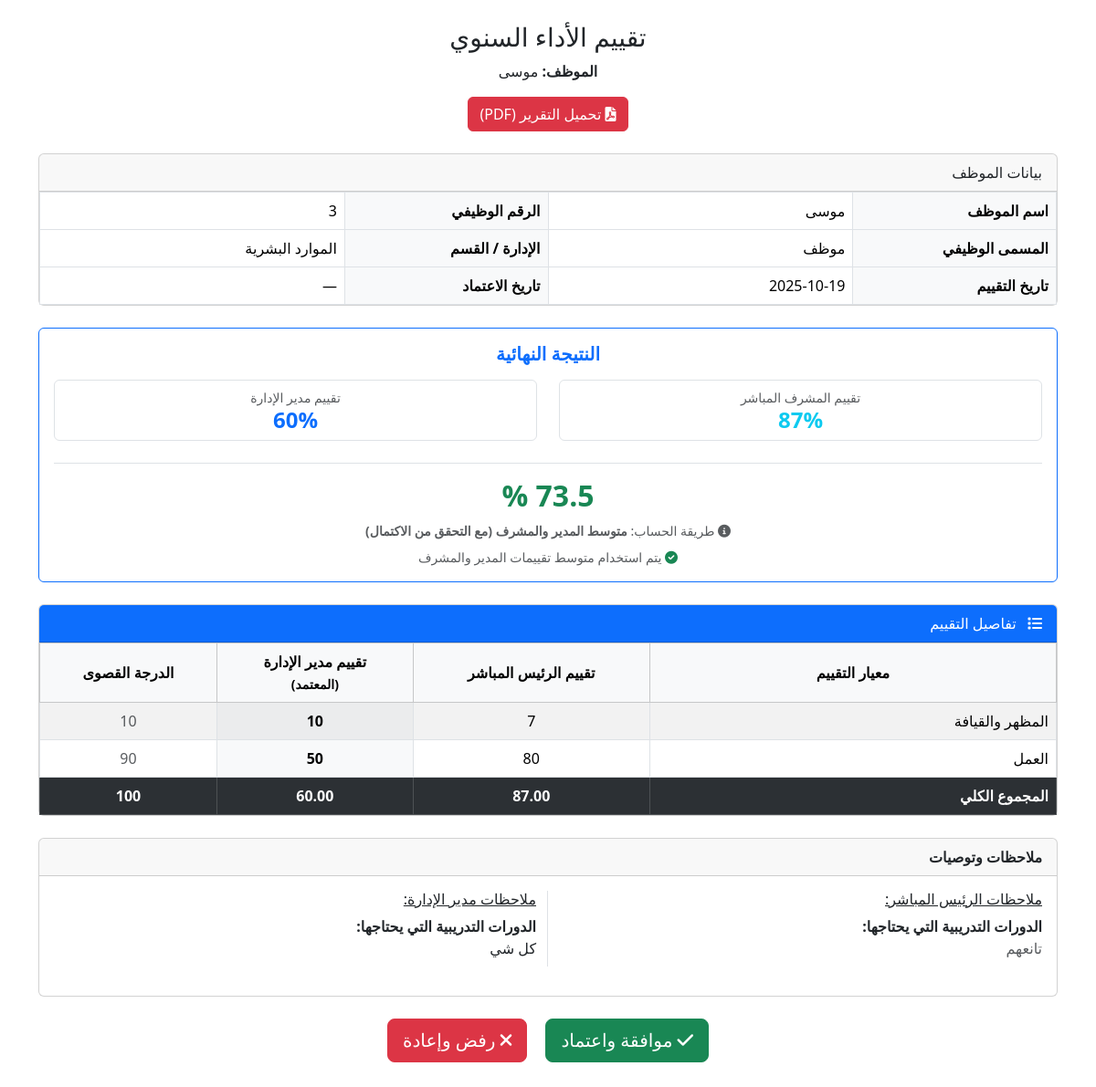
Before: /public/view-evaluation.php?token=984700bf6027bcbc0acc4a31c134981b (signed in) with the older database file.
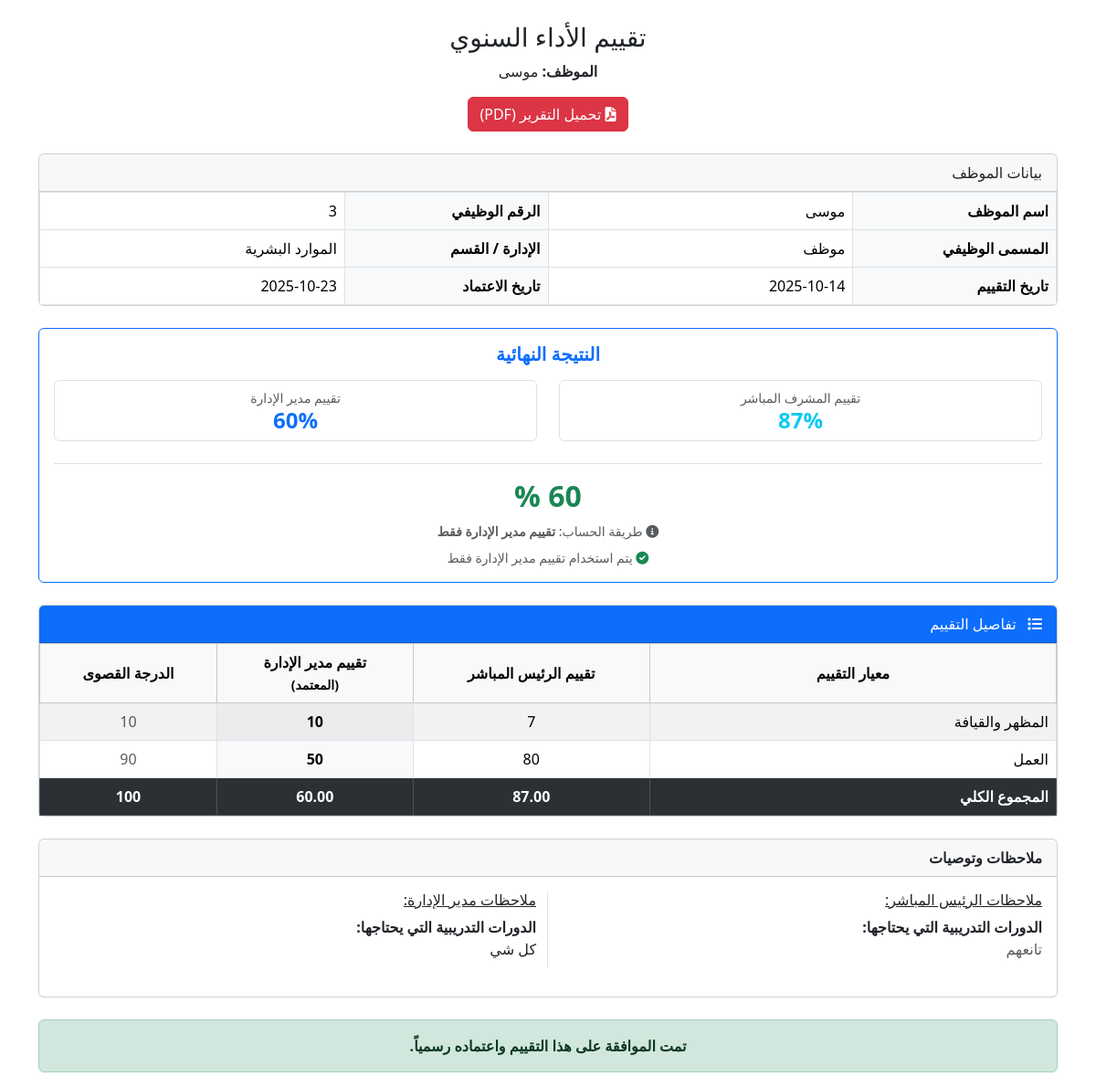
After: the same page with the newer database file.
### tables this page shows
CREATE TABLE `employee_evaluation_links` (
  `id` int(10) UNSIGNED NOT NULL,
  `employee_id` int(10) UNSIGNED NOT NULL,
  `cycle_id` int(10) UNSIGNED NOT NULL,
  `unique_token` varchar(36) NOT NULL COMMENT 'UUID فريد',
  `expires_at` datetime DEFAULT NULL COMMENT 'تاريخ انتهاء الصلاحية (اختياري)',
  `created_at` timestamp NOT NULL DEFAULT current_timestamp()
);

CREATE TABLE `employee_evaluations` (
  `id` int(10) UNSIGNED NOT NULL,
  `employee_id` int(10) UNSIGNED NOT NULL COMMENT 'الموظف المُقيَّم',
  `cycle_id` int(10) UNSIGNED NOT NULL,
  `evaluator_id` int(10) UNSIGNED NOT NULL COMMENT 'المُقيّم (مدير أو رئيس مباشر)',
  `evaluator_role` enum('manager','supervisor') NOT NULL,
  `status` enum('draft','submitted','approved','rejected') NOT NULL DEFAULT 'draft',
  `total_score` decimal(5,2) DEFAULT NULL COMMENT 'المجموع النهائي (0-100)',
  `created_at` timestamp NOT NULL DEFAULT current_timestamp(),
  `updated_at` timestamp NULL DEFAULT NULL ON UPDATE current_timestamp(),
  `accepted_at` datetime DEFAULT NULL
);

CREATE TABLE `users` (
  `id` int(10) UNSIGNED NOT NULL,
  `name` varchar(150) NOT NULL COMMENT 'الاسم الكامل',
  `email` varchar(100) NOT NULL COMMENT 'البريد الإلكتروني',
  `password` varchar(255) NOT NULL COMMENT 'كلمة المرور المشفرة',
  `role` enum('admin','manager','supervisor','employee','evaluator') NOT NULL COMMENT 'الدور',
  `department_id` int(10) UNSIGNED DEFAULT NULL COMMENT 'الإدارة',
  `manager_id` int(10) UNSIGNED DEFAULT NULL COMMENT 'مدير الإدارة (ID)',
  `supervisor_id` int(10) UNSIGNED DEFAULT NULL COMMENT 'الرئيس المباشر (ID)',
  `job_title` varchar(100) DEFAULT NULL COMMENT 'الوظيفة',
  `birth_date` date DEFAULT NULL COMMENT 'تاريخ الميلاد',
  `marital_status` varchar(20) DEFAULT NULL COMMENT 'الحالة الاجتماعية',
  `gender` enum('ذكر','أنثى') DEFAULT NULL COMMENT 'النوع',
  `status` enum('active','inactive') NOT NULL DEFAULT 'active' COMMENT 'الحالة',
  `force_password_change` tinyint(1) NOT NULL DEFAULT 1 COMMENT 'إجبار تغيير كلمة المرور عند أول دخول',
  `created_at` timestamp NOT NULL DEFAULT current_timestamp(),
  `last_login` datetime DEFAULT NULL
);

CREATE TABLE `departments` (
  `id` int(10) UNSIGNED NOT NULL,
  `name_ar` varchar(150) NOT NULL COMMENT 'اسم الإدارة بالعربية',
  `name_en` varchar(150) DEFAULT NULL COMMENT 'اسم الإدارة بالإنجليزية',
  `status` enum('active','inactive') NOT NULL DEFAULT 'active' COMMENT 'الحالة',
  `created_at` timestamp NOT NULL DEFAULT current_timestamp()
);

CREATE TABLE `system_settings` (
  `id` int(10) UNSIGNED NOT NULL,
  `key` varchar(50) NOT NULL,
  `value` text DEFAULT NULL
);

### app/core/EvaluationCalculator.php (called while the page is built, shortened)
<?php
class EvaluationCalculator {
    private $pdo;
    public function __construct($pdo) {
        $this->pdo = $pdo;
    }
    public function calculateFinalScore($employeeId = null, $managerScore = null, $supervisorScore = null, $method = null) {
        if ($method === null) {
            $method = $this->getEvaluationMethod();
        }
        $managerScore = $managerScore !== null ? (float)$managerScore : null;
        $supervisorScore = $supervisorScore !== null ? (float)$supervisorScore : null;
        switch ($method) {
            case self::METHOD_MANAGER_ONLY:
                return $this->calculateManagerOnly($managerScore);
            case self::METHOD_AVERAGE_COMPLETE:
                return $this->calculateAverageComplete($employeeId, $managerScore, $supervisorScore);
        }
    }
    private function calculateManagerOnly($managerScore = null) {
        return [
            'score' => $managerScore,
            'status' => 'complete',
            'note' => 'يتم استخدام تقييم مدير الإدارة فقط'
        ];
    }
    private function calculateAverageComplete($employeeId = null, $managerScore = null, $supervisorScore = null) {
        if ($employeeId !== null) {
            try {
                $stmt = $this->pdo->prepare("SELECT supervisor_id FROM users WHERE id = ?");
                $stmt->execute([$employeeId]);
                $result = $stmt->fetch(PDO::FETCH_ASSOC);
                $hasSupervisor = ($result && $result['supervisor_id'] !== null);
            } catch (PDOException $e) {
                error_log("Error checking supervisor: " . $e->getMessage());
            }
        }
        if ($managerScore !== null && $supervisorScore !== null) {
            return [
                'score' => round(($managerScore + $supervisorScore) / 2, 2),
                'status' => 'complete',
                'note' => 'يتم استخدام متوسط تقييمات المدير والمشرف'
            ];
        }
    }
    public function getEvaluationMethod() {
        try {
            $stmt = $this->pdo->prepare("SELECT value FROM system_settings WHERE `key` = ?");
            $stmt->execute(['evaluation_method']);
            $method = $stmt->fetchColumn();
            if (!$method) {
                return self::METHOD_AVERAGE_COMPLETE;
            }
            return $method;
        } catch (PDOException $e) {
            error_log("Error getting evaluation method: " . $e->getMessage());
            return self::METHOD_AVERAGE_COMPLETE;
        }
    }
    public function getEmployeeScores($employeeId, $cycleId) {
        try {
            $stmt = $this->pdo->prepare("
                SELECT total_score
                FROM employee_evaluations
                WHERE employee_id = ? AND cycle_id = ? AND evaluator_role = 'manager'
                AND status != 'draft'
            ");
            $stmt->execute([$employeeId, $cycleId]);
            $managerScore = $stmt->fetchColumn();
            $stmt = $this->pdo->prepare("
                SELECT total_score
                FROM employee_evaluations
                WHERE employee_id = ? AND cycle_id = ? AND evaluator_role = 'supervisor'
                AND status != 'draft'
            ");
            $stmt->execute([$employeeId, $cycleId]);
            $supervisorScore = $stmt->fetchColumn();
            $result = $this->calculateFinalScore($employeeId, $managerScore, $supervisorScore);
            return [
                'manager_score' => $managerScore !== false ? (float)$managerScore : null,
                'supervisor_score' => $supervisorScore !== false ? (float)$supervisorScore : null,
                'final_score' => $result['score'],
                'status' => $result['status'],
                'note' => $result['note'],
                'method' => $this->getEvaluationMethod()
            ];
        } catch (PDOException $e) {
            error_log("Error getting employee scores: " . $e->getMessage());
            return [
                'manager_score' => null,
                'supervisor_score' => null,
                'final_score' => null,
                'status' => 'error',
                'note' => 'حدث خطأ أثناء جلب البيانات',
                'method' => $this->getEvaluationMethod()
            ];
        }
    }
    public function getMethodName($method = null) {
        switch ($method) {
            case self::METHOD_MANAGER_ONLY:
                return 'تقييم مدير الإدارة فقط';
            case self::METHOD_AVERAGE_COMPLETE:
                return 'متوسط المدير والمشرف (مع التحقق من الاكتمال)';
        }
    }
}

### public/view-evaluation.php (the view, shortened to what the changed rows need)
<?php
require_once '../app/core/db.php';
require_once '../app/core/EvaluationCalculator.php';
$token = $_GET['token'];
$stmt = $pdo->prepare("
    SELECT e.*, u.name as employee_name, c.year, c.id as cycle_id,
           u.job_title, d.name_ar as dept_name,
           l.expires_at,
           ev.name as evaluator_name, u.manager_id, u.id as employee_id
    FROM employee_evaluation_links l
    JOIN users u ON l.employee_id = u.id
    JOIN evaluation_cycles c ON l.cycle_id = c.id
    JOIN employee_evaluations e ON e.employee_id = u.id AND e.cycle_id = c.id
    LEFT JOIN departments d ON u.department_id = d.id
    JOIN users ev ON e.evaluator_id = ev.id
    WHERE l.unique_token = ?
    ORDER BY (e.status = 'submitted') DESC, (e.evaluator_role = 'manager') DESC, e.id DESC
    LIMIT 1
");
$stmt->execute([$token]);
$eval = $stmt->fetch();
$calculator = new EvaluationCalculator($pdo);
$scores = $calculator->getEmployeeScores($eval['employee_id'], $eval['cycle_id']);
$final_score = $scores['final_score'];
$evaluation_method = $scores['method'];
$evaluation_status = $scores['status'];
$evaluation_note = $scores['note'];
$method_name = $calculator->getMethodName($evaluation_method);
$approved_score = $final_score ?? '—';
$is_approved_score_available = ($final_score !== null);
?>
<!DOCTYPE html>
<html dir="rtl" lang="ar">
<head>
    <link href="https://cdn.jsdelivr.net/npm/bootstrap@5.3.2/dist/css/bootstrap.rtl.min.css" rel="stylesheet">
    <link rel="stylesheet" href="https://cdnjs.cloudflare.com/ajax/libs/font-awesome/6.0.0-beta3/css/all.min.css">
</head>
<body>
<div class="container mt-4">
    <div class="text-center mb-4 no-print">
        <h3>تقييم الأداء السنوي</h3>
        <p><strong>الموظف:</strong> <?= htmlspecialchars($eval['employee_name']) ?></p>
        <div class="mt-3">
            <a href="generate_pdf.php?token=<?= htmlspecialchars($token) ?>" class="btn btn-danger">
</a>
        </div>
    </div>
    <div class="card mb-4">
        <div class="card-body p-0">
            <table class="table table-bordered mb-0">
                <tr>
                    <td width="20%" class="bg-light fw-bold">اسم الموظف</td>
                    <td width="30%"><?= htmlspecialchars($eval['employee_name']) ?></td>
                    <td width="20%" class="bg-light fw-bold">الرقم الوظيفي</td>
                    <td><?= htmlspecialchars($eval['employee_id']) ?></td>
                </tr>
                <tr>
                    <td class="bg-light fw-bold">المسمى الوظيفي</td>
                    <td><?= htmlspecialchars($eval['job_title'] ?? '—') ?></td>
                    <td class="bg-light fw-bold">الإدارة / القسم</td>
                    <td><?= htmlspecialchars($eval['dept_name'] ?? '—') ?></td>
                </tr>
                <tr>
                    <td class="bg-light fw-bold">تاريخ التقييم</td>
                    <td><?= date('Y-m-d', strtotime($eval['created_at'])) ?></td>
                    <td class="bg-light fw-bold">تاريخ الاعتماد</td>
                    <td><?= $eval['accepted_at'] ? date('Y-m-d', strtotime($eval['accepted_at'])) : '—' ?></td>
                </tr>
            </table>
        </div>
    </div>
    <div class="card mb-4 border-primary">
         <div class="card-body text-center pt-3 pb-3">
             <div class="border-top pt-3">
                 <?php if ($is_approved_score_available): ?>
                     <h2 class="fw-bold text-success m-0"><?= $approved_score ?> %</h2>
                     <small class="text-muted d-block mt-2">
                         <i class="fas fa-info-circle"></i>
                         طريقة الحساب: <strong><?= htmlspecialchars($method_name) ?></strong>
                     </small>
                     <?php if ($evaluation_status !== 'complete'): ?>
                         <div class="alert alert-warning mt-3 mb-0 small">
                             <i class="fas fa-exclamation-triangle"></i>
                             <?= htmlspecialchars($evaluation_note) ?>
                         </div>
                     <?php else: ?>
                         <small class="text-muted d-block mt-2">
                             <i class="fas fa-check-circle text-success"></i>
                             <?= htmlspecialchars($evaluation_note) ?>
                         </small>
                     <?php endif; ?>
                 <?php endif; ?>
             </div>
         </div>
     </div>
    <div class="card mb-4">
        <div class="card-body p-0">
            <div class="table-responsive">
                <table class="table table-bordered table-striped mb-0">
                    <thead class="table-light text-center">
                        <tr>
                            <th style="width: 40%; vertical-align: middle;">معيار التقييم</th>
                            <th style="vertical-align: middle;">تقييم الرئيس المباشر</th>
                            <th style="vertical-align: middle;">تقييم مدير الإدارة<br><small>(المعتمد)</small></th>
                            <th style="vertical-align: middle;">الدرجة القصوى</th>
                        </tr>
                    </thead>
                </table>
            </div>
        </div>
    </div>
    <?php if ($eval['status'] == 'submitted'): ?>
    <div class="text-center no-print mt-4 mb-5">
        <form method="POST" style="display: inline;">
            <button type="submit" class="btn btn-success btn-lg mx-2"><i class="fas fa-check"></i> موافقة واعتماد</button>
        </form>
        <form method="POST" style="display: inline;">
            <button type="submit" class="btn btn-danger btn-lg mx-2"><i class="fas fa-times"></i> رفض وإعادة</button>
        </form>
    </div>
    <?php elseif ($eval['status'] == 'approved'): ?>
    <div class="alert alert-success text-center no-print mt-4"><strong>تمت الموافقة على هذا التقييم واعتماده رسمياً.</strong></div>
    <?php elseif ($eval['status'] == 'rejected'): ?>
    <div class="alert alert-danger text-center no-print mt-4"><strong>تم رفض هذا التقييم.</strong></div>
    <?php endif; ?>
</div>
</body>
</html>

Changed rows visible on the page:
shown differently, row unchanged: employee_evaluation_links "موسى": employee_evaluations.created_at "2025-10-19" → "2025-10-14"; employee_evaluations.accepted_at (not shown) → "2025-10-23"
added system_settings: value "تقييم مدير الإدارة فقط"
changed employee_evaluations (number 1 of 2 on the later page): status "submitted" → "approved" (drawn)
Other visible differences:
$evaluation_note: "يتم استخدام متوسط تقييمات المدير والمشرف" → "يتم استخدام تقييم مدير الإدارة فقط"
$method_name: "متوسط المدير والمشرف (مع التحقق من الاكتمال)" → (not shown)
text no longer shown: "— موافقة واعتماد رفض وإعادة"
text now shown: "تمت الموافقة على هذا التقييم واعتماده رسمياً."
